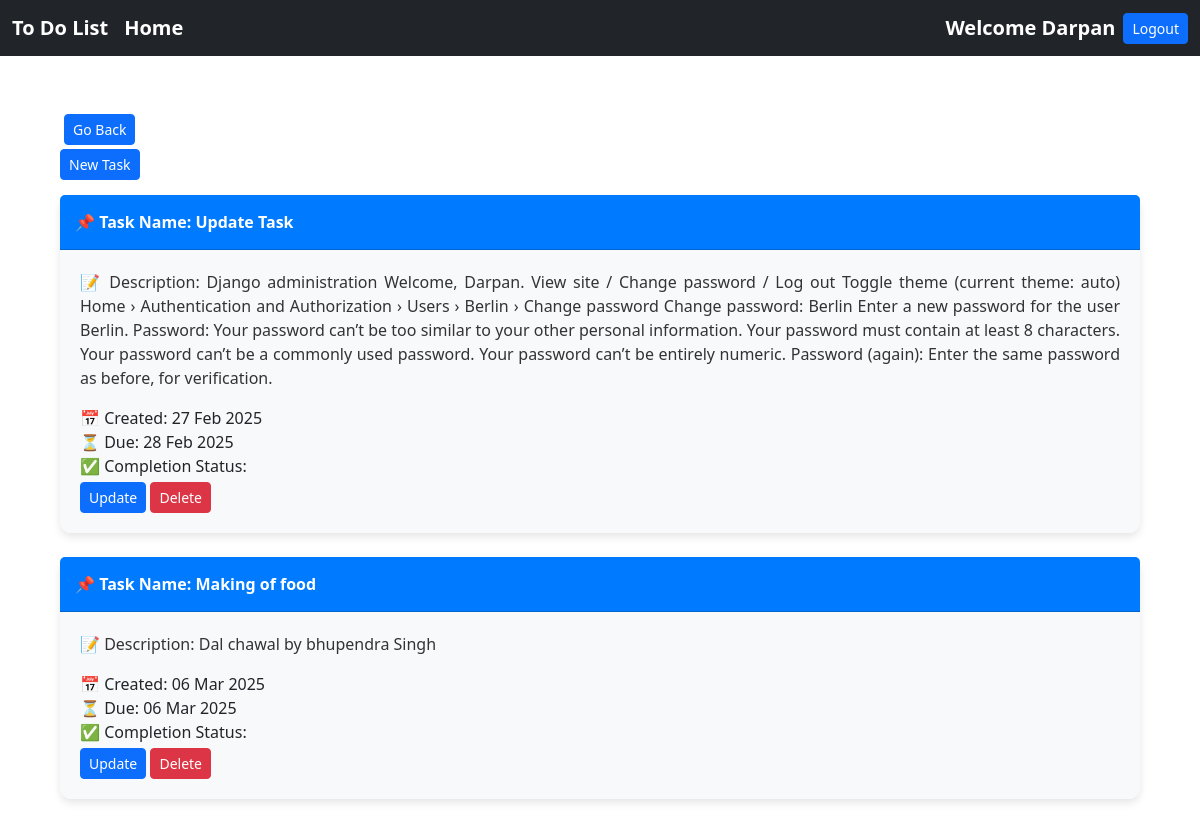
The app's page / (signed in) with its own data.
### TodoApp/models.py (models this page shows)
class Todo(models.Model):
    user =  models.ForeignKey(User,on_delete=models.CASCADE,null=True,blank=True)
    Title = models.CharField(max_length=255,null=False,blank=False)
    Description  = models.TextField(null=True,blank=True)
    CreatedAt = models.DateTimeField(auto_now_add=True)
    CompletionDate = models.DateTimeField()
    completionStatus  = models.BooleanField(default=False)
    IsDelete = models.BooleanField(default=False)

### TodoApp/views.py (the view)
# urls.py: path('',Home,name="Home"),
@login_required(login_url='Login')
def Home(request):
   if request.user.is_authenticated:
      user  = request.user
      TodoList = Todo.objects.filter(user=user,IsDelete=False).all()
      context = {'TodoList':TodoList}
      return render(request,"Todo/Home.html",context)
   else:
        return  redirect('Login')

### TodoApp/templates/Todo/Home.html (shortened to what this page needs)
{% extends "Todo/Base.html" %}
{% block content %}
    <a href="{% url 'AddTask' %}" class="btn btn-primary btn-sm" style="margin-bottom: 15px;">New Task</a>
        {% for list in TodoList %}
        <div class="card">
            <div class="card-header">
                <span>📌 Task Name: {{ list.Title }}</span>
            </div>
            <div class="card-body">
                <p class="task-desc">📝 Description: {{ list.Description }}</p>
                <span>📅 Created: {{ list.CreatedAt|date:'d M Y'}}</span>
                <br>
                <span>⏳ Due: {{ list.CompletionDate|date:'d M Y' }}</span>
                <br>
                <span>
                    {% if list.completionStatus %}
                    ✅
                    {% else %}
                    ❎
                    {% endif %}
                    Completion Status:
                </span>
                <br>
                <a href="{% url 'AddTask' %}?TID={{list.id}}" class="btn btn-primary btn-sm  mt-1">Update</a>
                <a href="{% url 'Delete' %}?TID={{list.id}}" class="btn btn-danger btn-sm  mt-1">Delete</a>
            </div>
        </div>
        <br>
        {% endfor %}
{% endblock content %}

### TodoApp/templates/Todo/Base.html (shortened to what this page needs)
<!Doctype html>
{% load static %}
<html>
    <head>
        <link rel="stylesheet" href="{% static 'css/bootstrap.min.css' %}">
    </head>
    <body>
        <nav class="navbar navbar-expand-lg navbar-dark bg-dark">
            <div class="container-fluid">
                <a class="navbar-brand fw-bold text-white a" href="{% url 'Home' %}">To Do List</a>
                <a class="navbar-brand fw-bold text-white a" href="{% url 'Home' %}">Home</a>
                <div class="collapse navbar-collapse justify-content-end" id="navbarNav">
                    {% if request.user.is_authenticated %}
                    <ul class="navbar-nav">
                        <li class="nav-item text-white">
                          <span class="navbar-brand fw-bold text-white me-2" >Welcome {{request.user.username}}</span>
                        </li>
                        <li class="nav-item">
                            <a class="btn btn-primary btn-sm" href="{% url  'Logout' %}">Logout</a>
                        </li>
                    </ul>
                    {% endif %}
                </div>
            </div>
        </nav>
        <br>
<div class="center-div">
    <div class="col-md-12">
        <button  onclick="history.back()" class = "btn btn-primary btn-sm m-1" >Go Back</button>
        <br>
        {% block content %}{% endblock content %}
    </div>
</div>
    </body>
</html>

### TodoApp/templates/Todo/Home.html (style rules this page uses)
.center-div { width: 90%; margin: 30px auto; }
.card { border-radius: 12px; box-shadow: 0px 4px 8px rgba(0, 0, 0, 0.1); border: none; transition: transform 0.3s ease-in-out; }
.card-header { background-color: #007bff; color: white; font-weight: bold; border-top-left-radius: 12px; border-top-right-radius: 12px; padding: 15px; }
.card-body { background-color: #f8f9fa; padding: 20px; border-bottom-left-radius: 12px; border-bottom-right-radius: 12px; }
.task-desc { text-align: justify; color: #333; }

### records on screen
Todo: Title "Update Task", Description "Django administration Welcome, Darpan. View site / Change password / Log out Toggle theme (current theme: auto) Home › Authentication and Authorization › Users › Berlin › Change password Change password: Berlin Enter a new password for the user Berlin. Password: Your password can’t be too similar to your other personal information. Your password must contain at least 8 characters. Your password can’t be a commonly used password. Your password can’t be entirely numeric. Password (again): Enter the same password as before, for verification.", CreatedAt "27 Feb 2025", CompletionDate "28 Feb 2025"
Todo: Title "Making of food", Description "Dal chawal by bhupendra Singh", CreatedAt "06 Mar 2025", CompletionDate "06 Mar 2025"

### other values on screen
{{ request.user.username }} "Darpan"
